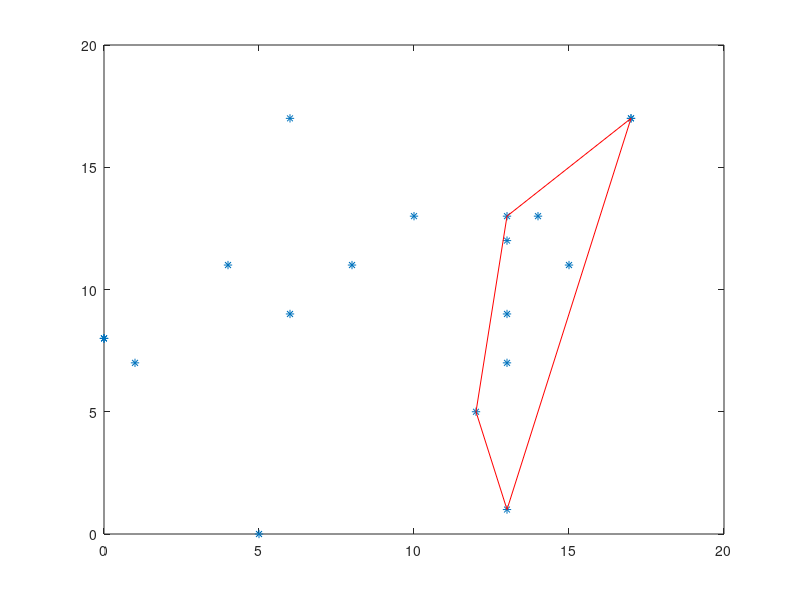

This figure's MATLAB source:
#!/usr/bin/octave -qf
x = [0,0,0,1,4,5,6,6,8,10,12,13,13,13,13,13,14,15,17,17];
y = [8,8,8,7,11,0,9,17,11,13,5,1,7,9,12,13,13,11,17,17];
plot(x,y,'*')
x = [13,12];
y = [1,5];
hold on
plot(x,y,'r')
x = [12,13];
y = [5,13];
hold on
plot(x,y,'r')
x = [13,17];
y = [13,17];
hold on
plot(x,y,'r')
x = [17,13];
y = [17,1];
hold on
plot(x,y,'r')
pause()